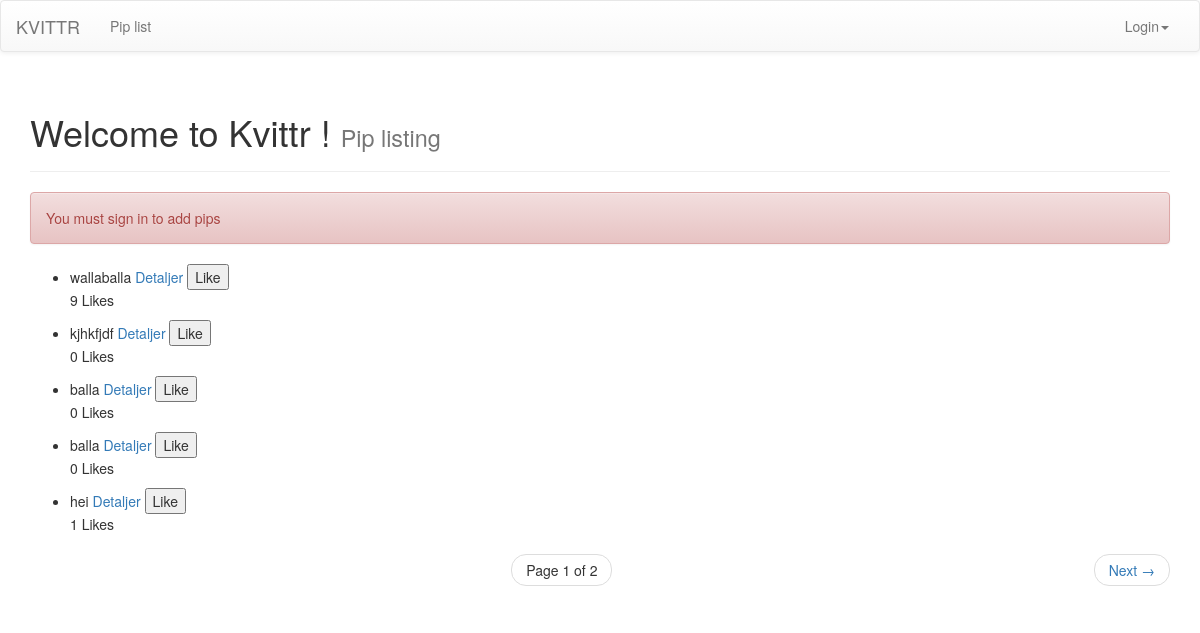
The app's page /pips_messages/, older data.
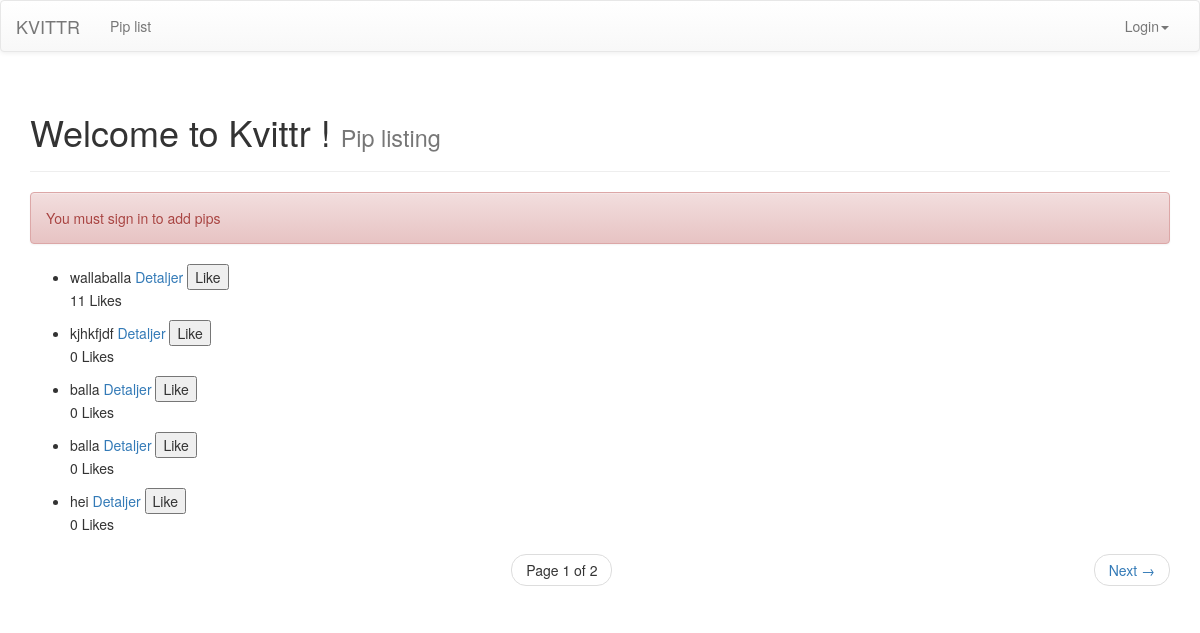
The same page, newer data.
### pips_messages/models.py (models this page shows, shortened)
class Pip(models.Model):
    pip = models.TextField()
    created_datetime = models.DateTimeField()
    created_by = models.ForeignKey(User, related_name="created_pip")
    likes = models.PositiveIntegerField(default=0)
    class Meta:
        ordering = ['-id']

### pips_messages/views.py (the view, shortened to what this page needs)
def pip_listing(request):
    pips = Pip.objects.all()
    page = request.GET.get('page')
    paginator = Paginator(pips, 5)
    try:
        pips = paginator.page(page)
    except PageNotAnInteger:
        pips = paginator.page(1)
    except EmptyPage:
        pips = paginator.page(paginator.num_pages)
    context = {
        'pips': pips,
        }
    return render(request, 'pips_messages/pip_listing.html', context)

### pips_messages/templates/pips_messages/pip_listing.html (shortened to what this page needs)
{% extends 'theme/base.html' %}
{% block subheader %}Pip listing{% endblock %}
{% block pagecontent %}
    {% if user.is_anonymous %}
    <div class="alert alert-danger" role="alert">
        <p>You must sign in to add pips</p>
    </div>
    {% endif %}
        <ul>
        {% for pip in pips %}
            <li>
                {{ pip.pip }}
                <a href="{% url 'pip_details' pip.id %}">Detaljer</a>
                <button data-pip_id="{{ pip.id }}" class="pip_add_likes" type="submit" class="btn btn-default">Like</button>
                 <p id="id-point-for-pip-{{ pip.likes }}"> {{ pip.likes }} Likes </p>
            </li>
        {% endfor %}
    </ul>
    <nav>
        <ul class="pager">
            <li>
                <span class="current">
                    Page {{ pips.number }} of {{ pips.paginator.num_pages }}
                </span>
            </li>
            {% if pips.has_next %}
                <li class="next">
                    <a href="?page={{ pips.next_page_number }}">
                        Next <span aria-hidden="true">&rarr;</span>
                    </a>
                </li>
            {% endif %}
        </ul>
    </nav>
{% endblock %}

Row changes from the older to the newer data that the page shows:
changed Pip "wallaballa": likes "9" → "11"
changed Pip "hei": likes "1" → "0"
